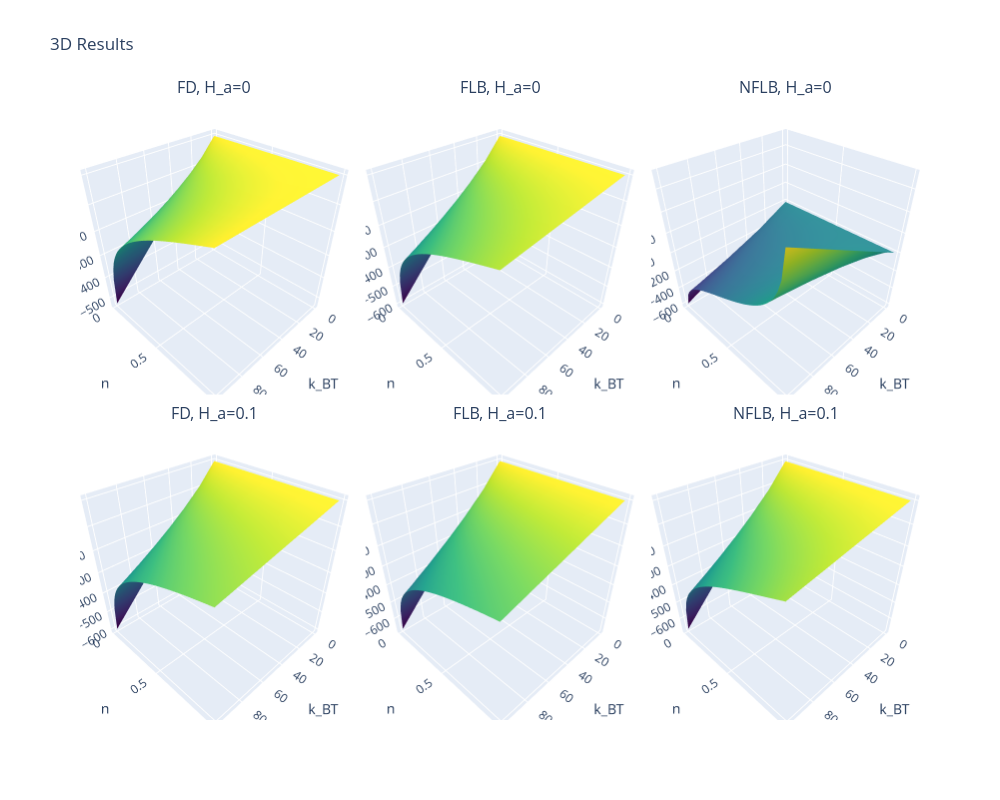

The code cell stored with this chart in its notebook:
### Code cell
# Example: Plot Entropy vs Temperature (k_BT) and Magnetic Field (H_a)
# for different band fillings (n)

# Select a few n values for the rows
n_rows = [n[0], n[len(n)//2]] 
sp.plot_3d_results_interactive(
    results=mu_df,
    row_param="H_a",       # Vary n across rows
    row_vals=H_a[:2],     # Specific n values
    x_param="k_BT",      # X axis
    y_param="n",       # Y axis
    z_label=r"$S / k_B N$",
    z_col="mu",          # or "entropy" if you have calculated it
    distros=[DistType.FD, DistType.FLB, DistType.NFLB],
    # figsize=(15, 10)
)
plt.show()
